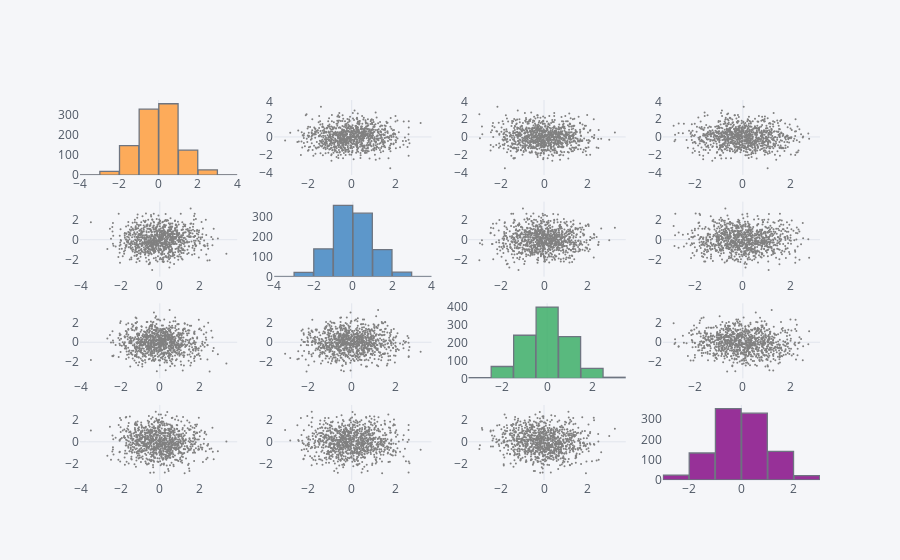

Source (notebook cell):
### Code cell
df = pd.DataFrame(np.random.randn(1000, 4), columns=['a', 'b', 'c', 'd'])
df.scatter_matrix()

### Figure 1 — Plotly figure (JSON) as saved in the notebook; plotly's stock layout.template omitted (floating-point values rounded to 4 significant figures; data arrays with more than 128 entries replaced by an {"elided": "..."} marker saying what was removed)
{"data": [{"histfunc": "count", "histnorm": "", "marker": {"color": "rgba(255, 153, 51, 1.0)", "line": {"color": "#4D5663", "width": 1.3}}, "name": "a", "nbinsx": 10, "opacity": 0.8, "orientation": "v", "type": "histogram", "uid": "f2a66154-fe81-4e24-bfa8-89097d13f2da", "x": {"elided": "1000 float values"}, "xaxis": "x", "yaxis": "y"}, {"line": {"color": "rgba(128, 128, 128, 1.0)", "dash": "solid", "shape": "linear", "width": 1.3}, "marker": {"size": 2, "symbol": "circle"}, "mode": "markers", "name": "a", "text": "", "type": "scatter", "uid": "dfa47787-1c61-4053-9344-8cfcb691f9e6", "x": {"elided": "1000 float values"}, "xaxis": "x2", "y": {"elided": "1000 float values"}, "yaxis": "y2"}, {"line": {"color": "rgba(128, 128, 128, 1.0)", "dash": "solid", "shape": "linear", "width": 1.3}, "marker": {"size": 2, "symbol": "circle"}, "mode": "markers", "name": "a", "text": "", "type": "scatter", "uid": "27e38787-ac6b-4a82-954b-51c76eabe3cf", "x": {"elided": "1000 float values"}, "xaxis": "x3", "y": {"elided": "1000 float values"}, "yaxis": "y3"}, {"line": {"color": "rgba(128, 128, 128, 1.0)", "dash": "solid", "shape": "linear", "width": 1.3}, "marker": {"size": 2, "symbol": "circle"}, "mode": "markers", "name": "a", "text": "", "type": "scatter", "uid": "512ce850-bfa0-4195-b94c-a6e5fab33b5e", "x": {"elided": "1000 float values"}, "xaxis": "x4", "y": {"elided": "1000 float values"}, "yaxis": "y4"}, {"line": {"color": "rgba(128, 128, 128, 1.0)", "dash": "solid", "shape": "linear", "width": 1.3}, "marker": {"size": 2, "symbol": "circle"}, "mode": "markers", "name": "b", "text": "", "type": "scatter", "uid": "323d7e8c-71a2-4352-8e36-b0a7a47f9c43", "x": {"elided": "1000 float values"}, "xaxis": "x5", "y": {"elided": "1000 float values"}, "yaxis": "y5"}, {"histfunc": "count", "histnorm": "", "marker": {"color": "rgba(55, 128, 191, 1.0)", "line": {"color": "#4D5663", "width": 1.3}}, "name": "b", "nbinsx": 10, "opacity": 0.8, "orientation": "v", "type": "histogram", "uid": "92fdc036-23e4-4bd7-b462-e2ff5e510df5", "x": {"elided": "1000 float values"}, "xaxis": "x6", "yaxis": "y6"}, {"line": {"color": "rgba(128, 128, 128, 1.0)", "dash": "solid", "shape": "linear", "width": 1.3}, "marker": {"size": 2, "symbol": "circle"}, "mode": "markers", "name": "b", "text": "", "type": "scatter", "uid": "e74bf39f-b35d-4265-91d0-ef379a972522", "x": {"elided": "1000 float values"}, "xaxis": "x7", "y": {"elided": "1000 float values"}, "yaxis": "y7"}, {"line": {"color": "rgba(128, 128, 128, 1.0)", "dash": "solid", "shape": "linear", "width": 1.3}, "marker": {"size": 2, "symbol": "circle"}, "mode": "markers", "name": "b", "text": "", "type": "scatter", "uid": "44ce221f-7295-4705-9e38-dcdc996b9e32", "x": {"elided": "1000 float values"}, "xaxis": "x8", "y": {"elided": "1000 float values"}, "yaxis": "y8"}, {"line": {"color": "rgba(128, 128, 128, 1.0)", "dash": "solid", "shape": "linear", "width": 1.3}, "marker": {"size": 2, "symbol": "circle"}, "mode": "markers", "name": "c", "text": "", "type": "scatter", "uid": "876fbc18-7627-4f86-800b-8c2f66c34344", "x": {"elided": "1000 float values"}, "xaxis": "x9", "y": {"elided": "1000 float values"}, "yaxis": "y9"}, {"line": {"color": "rgba(128, 128, 128, 1.0)", "dash": "solid", "shape": "linear", "width": 1.3}, "marker": {"size": 2, "symbol": "circle"}, "mode": "markers", "name": "c", "text": "", "type": "scatter", "uid": "1ec4e280-bd16-442f-95b1-ed9963faf55f", "x": {"elided": "1000 float values"}, "xaxis": "x10", "y": {"elided": "1000 float values"}, "yaxis": "y10"}, {"histfunc": "count", "histnorm": "", "marker": {"color": "rgba(50, 171, 96, 1.0)", "line": {"color": "#4D5663", "width": 1.3}}, "name": "c", "nbinsx": 10, "opacity": 0.8, "orientation": "v", "type": "histogram", "uid": "79e0a1d4-df90-4cf9-9515-f2a3183a7a63", "x": {"elided": "1000 float values"}, "xaxis": "x11", "yaxis": "y11"}, {"line": {"color": "rgba(128, 128, 128, 1.0)", "dash": "solid", "shape": "linear", "width": 1.3}, "marker": {"size": 2, "symbol": "circle"}, "mode": "markers", "name": "c", "text": "", "type": "scatter", "uid": "d6b47c0c-93dc-4fe4-b9ab-3fa505c97eba", "x": {"elided": "1000 float values"}, "xaxis": "x12", "y": {"elided": "1000 float values"}, "yaxis": "y12"}, {"line": {"color": "rgba(128, 128, 128, 1.0)", "dash": "solid", "shape": "linear", "width": 1.3}, "marker": {"size": 2, "symbol": "circle"}, "mode": "markers", "name": "d", "text": "", "type": "scatter", "uid": "288cf259-1536-458a-b051-4b955f9c0618", "x": {"elided": "1000 float values"}, "xaxis": "x13", "y": {"elided": "1000 float values"}, "yaxis": "y13"}, {"line": {"color": "rgba(128, 128, 128, 1.0)", "dash": "solid", "shape": "linear", "width": 1.3}, "marker": {"size": 2, "symbol": "circle"}, "mode": "markers", "name": "d", "text": "", "type": "scatter", "uid": "682ece7e-01e4-4be7-b373-a903fd187070", "x": {"elided": "1000 float values"}, "xaxis": "x14", "y": {"elided": "1000 float values"}, "yaxis": "y14"}, {"line": {"color": "rgba(128, 128, 128, 1.0)", "dash": "solid", "shape": "linear", "width": 1.3}, "marker": {"size": 2, "symbol": "circle"}, "mode": "markers", "name": "d", "text": "", "type": "scatter", "uid": "1311319c-3892-4f57-abab-4d9b1855c968", "x": {"elided": "1000 float values"}, "xaxis": "x15", "y": {"elided": "1000 float values"}, "yaxis": "y15"}, {"histfunc": "count", "histnorm": "", "marker": {"color": "rgba(128, 0, 128, 1.0)", "line": {"color": "#4D5663", "width": 1.3}}, "name": "d", "nbinsx": 10, "opacity": 0.8, "orientation": "v", "type": "histogram", "uid": "f9f39443-ac8a-4db2-8b79-26daebd8a0b7", "x": {"elided": "1000 float values"}, "xaxis": "x16", "yaxis": "y16"}], "layout": {"bargap": 0.02, "legend": {"bgcolor": "#F5F6F9", "font": {"color": "#4D5663"}}, "paper_bgcolor": "#F5F6F9", "plot_bgcolor": "#F5F6F9", "showlegend": false, "title": {"font": {"color": "#4D5663"}}, "xaxis": {"anchor": "y", "domain": [0, 0.2125], "gridcolor": "#E1E5ED", "showgrid": false, "tickfont": {"color": "#4D5663"}, "title": {"font": {"color": "#4D5663"}, "text": ""}, "zerolinecolor": "#E1E5ED"}, "xaxis10": {"anchor": "y10", "domain": [0.2625, 0.475], "gridcolor": "#E1E5ED", "showgrid": false, "tickfont": {"color": "#4D5663"}, "title": {"font": {"color": "#4D5663"}, "text": ""}, "zerolinecolor": "#E1E5ED"}, "xaxis11": {"anchor": "y11", "domain": [0.525, 0.7375], "gridcolor": "#E1E5ED", "showgrid": false, "tickfont": {"color": "#4D5663"}, "title": {"font": {"color": "#4D5663"}, "text": ""}, "zerolinecolor": "#E1E5ED"}, "xaxis12": {"anchor": "y12", "domain": [0.7875, 1], "gridcolor": "#E1E5ED", "showgrid": false, "tickfont": {"color": "#4D5663"}, "title": {"font": {"color": "#4D5663"}, "text": ""}, "zerolinecolor": "#E1E5ED"}, "xaxis13": {"anchor": "y13", "domain": [0, 0.2125], "gridcolor": "#E1E5ED", "showgrid": false, "tickfont": {"color": "#4D5663"}, "title": {"font": {"color": "#4D5663"}, "text": ""}, "zerolinecolor": "#E1E5ED"}, "xaxis14": {"anchor": "y14", "domain": [0.2625, 0.475], "gridcolor": "#E1E5ED", "showgrid": false, "tickfont": {"color": "#4D5663"}, "title": {"font": {"color": "#4D5663"}, "text": ""}, "zerolinecolor": "#E1E5ED"}, "xaxis15": {"anchor": "y15", "domain": [0.525, 0.7375], "gridcolor": "#E1E5ED", "showgrid": false, "tickfont": {"color": "#4D5663"}, "title": {"font": {"color": "#4D5663"}, "text": ""}, "zerolinecolor": "#E1E5ED"}, "xaxis16": {"anchor": "y16", "domain": [0.7875, 1], "gridcolor": "#E1E5ED", "showgrid": false, "tickfont": {"color": "#4D5663"}, "title": {"font": {"color": "#4D5663"}, "text": ""}, "zerolinecolor": "#E1E5ED"}, "xaxis2": {"anchor": "y2", "domain": [0.2625, 0.475], "gridcolor": "#E1E5ED", "showgrid": false, "tickfont": {"color": "#4D5663"}, "title": {"font": {"color": "#4D5663"}, "text": ""}, "zerolinecolor": "#E1E5ED"}, "xaxis3": {"anchor": "y3", "domain": [0.525, 0.7375], "gridcolor": "#E1E5ED", "showgrid": false, "tickfont": {"color": "#4D5663"}, "title": {"font": {"color": "#4D5663"}, "text": ""}, "zerolinecolor": "#E1E5ED"}, "xaxis4": {"anchor": "y4", "domain": [0.7875, 1], "gridcolor": "#E1E5ED", "showgrid": false, "tickfont": {"color": "#4D5663"}, "title": {"font": {"color": "#4D5663"}, "text": ""}, "zerolinecolor": "#E1E5ED"}, "xaxis5": {"anchor": "y5", "domain": [0, 0.2125], "gridcolor": "#E1E5ED", "showgrid": false, "tickfont": {"color": "#4D5663"}, "title": {"font": {"color": "#4D5663"}, "text": ""}, "zerolinecolor": "#E1E5ED"}, "xaxis6": {"anchor": "y6", "domain": [0.2625, 0.475], "gridcolor": "#E1E5ED", "showgrid": false, "tickfont": {"color": "#4D5663"}, "title": {"font": {"color": "#4D5663"}, "text": ""}, "zerolinecolor": "#E1E5ED"}, "xaxis7": {"anchor": "y7", "domain": [0.525, 0.7375], "gridcolor": "#E1E5ED", "showgrid": false, "tickfont": {"color": "#4D5663"}, "title": {"font": {"color": "#4D5663"}, "text": ""}, "zerolinecolor": "#E1E5ED"}, "xaxis8": {"anchor": "y8", "domain": [0.7875, 1], "gridcolor": "#E1E5ED", "showgrid": false, "tickfont": {"color": "#4D5663"}, "title": {"font": {"color": "#4D5663"}, "text": ""}, "zerolinecolor": "#E1E5ED"}, "xaxis9": {"anchor": "y9", "domain": [0, 0.2125], "gridcolor": "#E1E5ED", "showgrid": false, "tickfont": {"color": "#4D5663"}, "title": {"font": {"color": "#4D5663"}, "text": ""}, "zerolinecolor": "#E1E5ED"}, "yaxis": {"anchor": "x", "domain": [0.8025, 1], "gridcolor": "#E1E5ED", "showgrid": false, "tickfont": {"color": "#4D5663"}, "title": {"font": {"color": "#4D5663"}, "text": ""}, "zerolinecolor": "#E1E5ED"}, "yaxis10": {"anchor": "x10", "domain": [0.2675, 0.465], "gridcolor": "#E1E5ED", "showgrid": false, "tickfont": {"color": "#4D5663"}, "title": {"font": {"color": "#4D5663"}, "text": ""}, "zerolinecolor": "#E1E5ED"}, "yaxis11": {"anchor": "x11", "domain": [0.2675, 0.465], "gridcolor": "#E1E5ED", "showgrid": false, "tickfont": {"color": "#4D5663"}, "title": {"font": {"color": "#4D5663"}, "text": ""}, "zerolinecolor": "#E1E5ED"}, "yaxis12": {"anchor": "x12", "domain": [0.2675, 0.465], "gridcolor": "#E1E5ED", "showgrid": false, "tickfont": {"color": "#4D5663"}, "title": {"font": {"color": "#4D5663"}, "text": ""}, "zerolinecolor": "#E1E5ED"}, "yaxis13": {"anchor": "x13", "domain": [0, 0.1975], "gridcolor": "#E1E5ED", "showgrid": false, "tickfont": {"color": "#4D5663"}, "title": {"font": {"color": "#4D5663"}, "text": ""}, "zerolinecolor": "#E1E5ED"}, "yaxis14": {"anchor": "x14", "domain": [0, 0.1975], "gridcolor": "#E1E5ED", "showgrid": false, "tickfont": {"color": "#4D5663"}, "title": {"font": {"color": "#4D5663"}, "text": ""}, "zerolinecolor": "#E1E5ED"}, "yaxis15": {"anchor": "x15", "domain": [0, 0.1975], "gridcolor": "#E1E5ED", "showgrid": false, "tickfont": {"color": "#4D5663"}, "title": {"font": {"color": "#4D5663"}, "text": ""}, "zerolinecolor": "#E1E5ED"}, "yaxis16": {"anchor": "x16", "domain": [0, 0.1975], "gridcolor": "#E1E5ED", "showgrid": false, "tickfont": {"color": "#4D5663"}, "title": {"font": {"color": "#4D5663"}, "text": ""}, "zerolinecolor": "#E1E5ED"}, "yaxis2": {"anchor": "x2", "domain": [0.8025, 1], "gridcolor": "#E1E5ED", "showgrid": false, "tickfont": {"color": "#4D5663"}, "title": {"font": {"color": "#4D5663"}, "text": ""}, "zerolinecolor": "#E1E5ED"}, "yaxis3": {"anchor": "x3", "domain": [0.8025, 1], "gridcolor": "#E1E5ED", "showgrid": false, "tickfont": {"color": "#4D5663"}, "title": {"font": {"color": "#4D5663"}, "text": ""}, "zerolinecolor": "#E1E5ED"}, "yaxis4": {"anchor": "x4", "domain": [0.8025, 1], "gridcolor": "#E1E5ED", "showgrid": false, "tickfont": {"color": "#4D5663"}, "title": {"font": {"color": "#4D5663"}, "text": ""}, "zerolinecolor": "#E1E5ED"}, "yaxis5": {"anchor": "x5", "domain": [0.535, 0.7325], "gridcolor": "#E1E5ED", "showgrid": false, "tickfont": {"color": "#4D5663"}, "title": {"font": {"color": "#4D5663"}, "text": ""}, "zerolinecolor": "#E1E5ED"}, "yaxis6": {"anchor": "x6", "domain": [0.535, 0.7325], "gridcolor": "#E1E5ED", "showgrid": false, "tickfont": {"color": "#4D5663"}, "title": {"font": {"color": "#4D5663"}, "text": ""}, "zerolinecolor": "#E1E5ED"}, "yaxis7": {"anchor": "x7", "domain": [0.535, 0.7325], "gridcolor": "#E1E5ED", "showgrid": false, "tickfont": {"color": "#4D5663"}, "title": {"font": {"color": "#4D5663"}, "text": ""}, "zerolinecolor": "#E1E5ED"}, "yaxis8": {"anchor": "x8", "domain": [0.535, 0.7325], "gridcolor": "#E1E5ED", "showgrid": false, "tickfont": {"color": "#4D5663"}, "title": {"font": {"color": "#4D5663"}, "text": ""}, "zerolinecolor": "#E1E5ED"}, "yaxis9": {"anchor": "x9", "domain": [0.2675, 0.465], "gridcolor": "#E1E5ED", "showgrid": false, "tickfont": {"color": "#4D5663"}, "title": {"font": {"color": "#4D5663"}, "text": ""}, "zerolinecolor": "#E1E5ED"}}}
